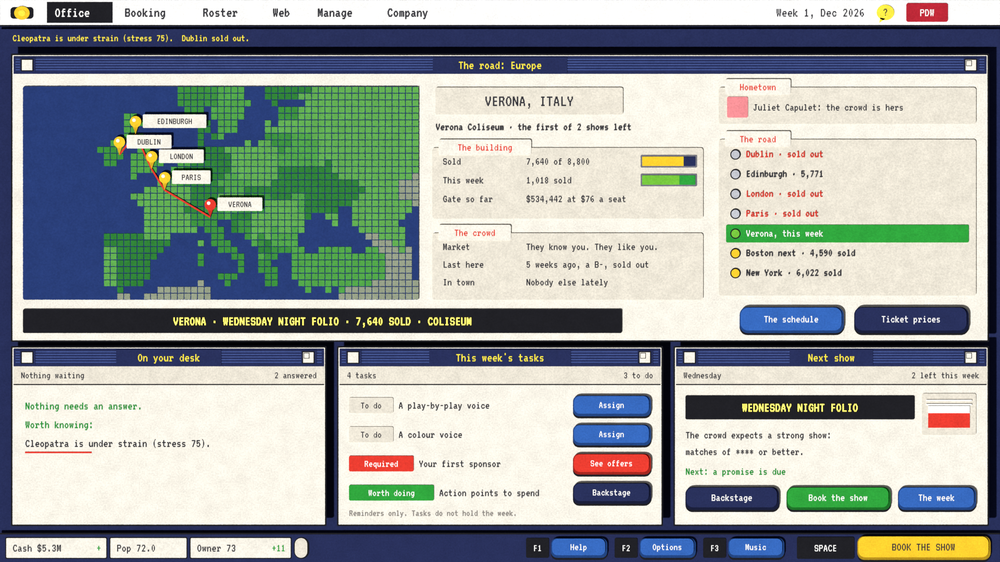
#> input picture docs/mockups/paper/desk.png, 1000 x 562 px, shrunk from 1920 x 1080 before the run, found by its file name
$ python crt.py docs/mockups/paper/desk.png '#' writes desk-crt.png beside it
#> lines starting #> are read from the running program, lines starting #| are printed output that depends on the picture
"""A CRT filter for a finished render: the picture as if seen on a tube of the early 90s. The glass is flat
(Ryan, 18 October: no curve); bend > 0 brings the curve and the rounded bezel back.

    python tools/creator/crt.py docs/mockups/paper/desk.png        # writes desk-crt.png beside it

What it does, in order: bends the picture onto curved glass, splits the colours a little toward the edges, adds
the glow bright things have on a tube, lays the scanlines and the phosphor stripes over it, darkens the corners,
adds a little noise, then rounds the corners of the glass and sets it in a dark bezel with a faint reflection.
Needs numpy and Pillow."""
import sys, os
import numpy as np
from PIL import Image, ImageFilter

def sample(img, xs, ys):
    """Bilinear lookup of img (h, w, c) at float coordinates."""
    h, w = img.shape[:2]
    xs = np.clip(xs, 0, w - 1.001); ys = np.clip(ys, 0, h - 1.001)
    x0 = xs.astype(int); y0 = ys.astype(int); fx = (xs - x0)[..., None]; fy = (ys - y0)[..., None]
    a = img[y0, x0]; b = img[y0, x0 + 1]; c = img[y0 + 1, x0]; d = img[y0 + 1, x0 + 1]
    return (a * (1 - fx) + b * fx) * (1 - fy) + (c * (1 - fx) + d * fx) * fy

def crt(src, dst, bend=0.0, fringe=1.6, glow=0.35, lines=0.2, mask=0.1, vignette=0.35, seed=1):
#> called with src = 'docs/mockups/paper/desk.png', dst = '#', bend = 0, fringe = 1.6, glow = 0.35, lines = 0.2, mask = 0.1, vignette = 0.35
    im = np.asarray(Image.open(src).convert('RGB')).astype(np.float32) / 255.0
    h, w = im.shape[:2]
#> h = 562; w = 1000
    yy, xx = np.mgrid[0:h, 0:w].astype(np.float32)
    nx = (xx / (w - 1)) * 2 - 1; ny = (yy / (h - 1)) * 2 - 1
    r2 = nx * nx * (w / h) ** 0 + ny * ny
    out = np.zeros_like(im)
    for ch, k in ((0, bend + 0.0006 * fringe), (1, bend), (2, bend - 0.0006 * fringe)):   # the glass bends red and blue a hair differently
        f = (1 + k * r2) / (1 + k)   # the middle of each edge stays at the edge; only the corners bow
        sx = ((nx * f) + 1) / 2 * (w - 1); sy = ((ny * f) + 1) / 2 * (h - 1)
        out[..., ch] = sample(im[..., ch:ch + 1], sx, sy)[..., 0]
#> this loop made 3 passes
#> pass 1, in sample, `xs = np.clip(xs, 0, w - 1.001)`:
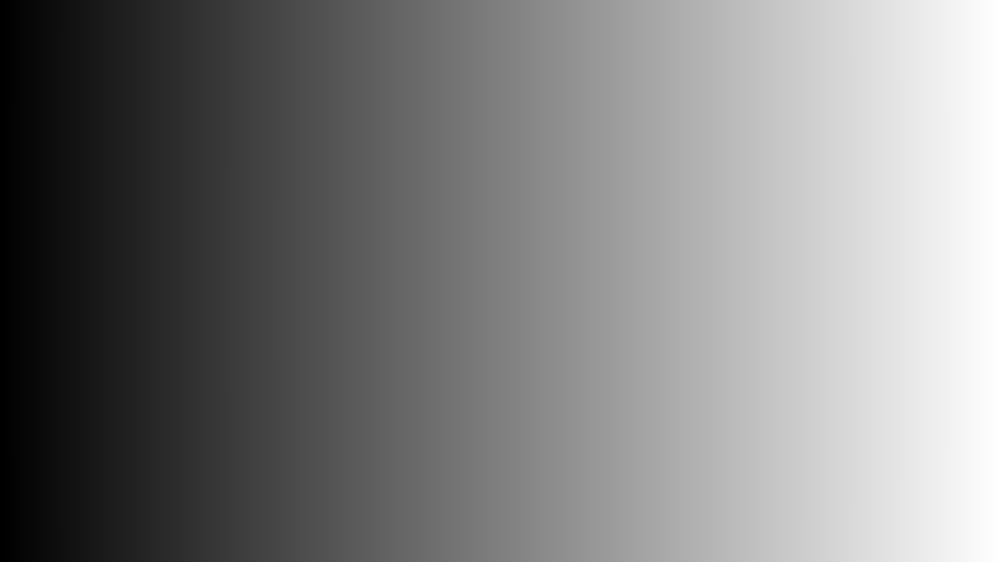
#> xs: shape (562, 1000) float32; min 0, max 999, mean 499.5; drawn with min black and max white
#> pass 1, in sample, `ys = np.clip(ys, 0, h - 1.001)`:
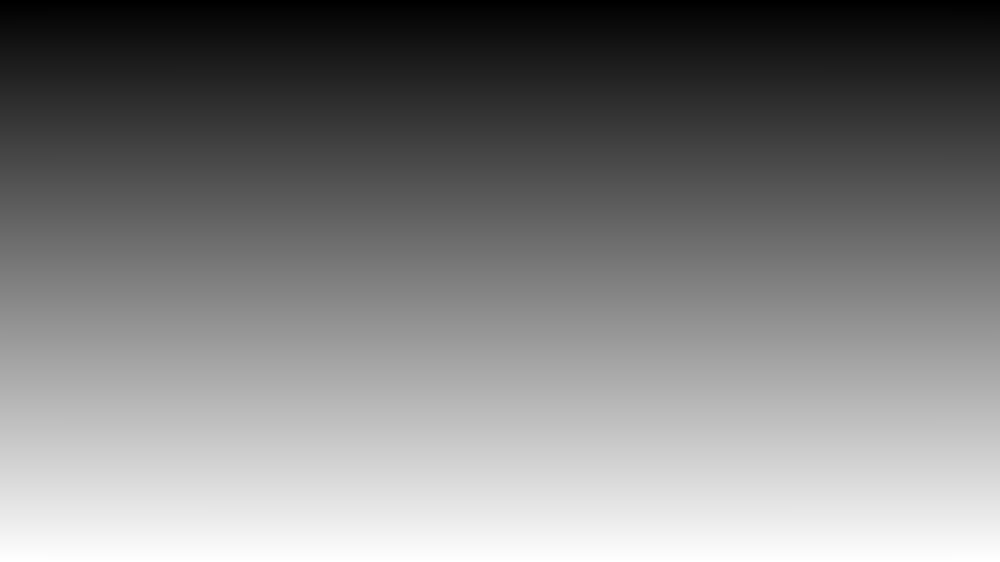
#> ys: shape (562, 1000) float32; min 0, max 561, mean 280.5; drawn with min black and max white
#> pass 1, in sample, `y0 = ys.astype(int)`:
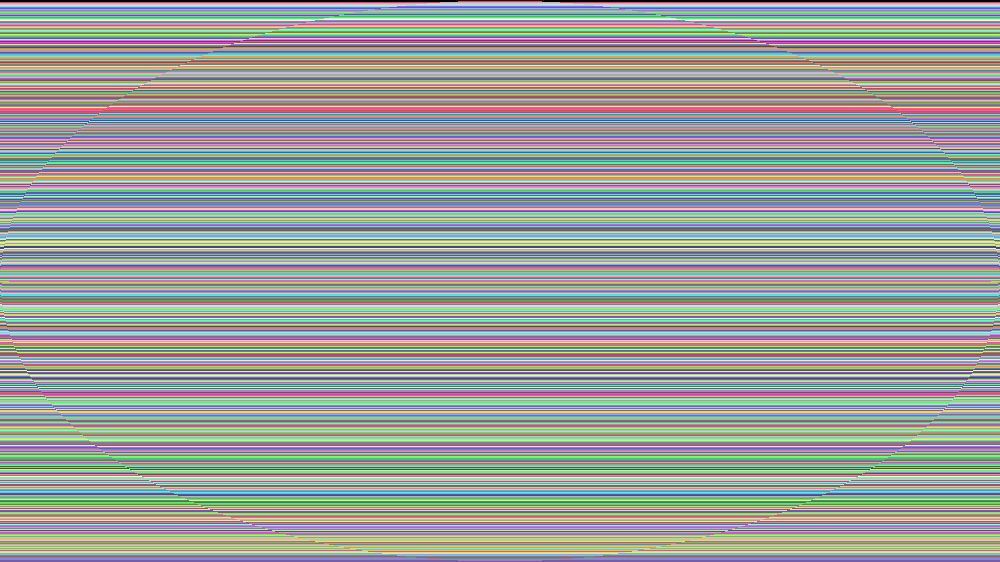
#> y0: shape (562, 1000) int64; 561 distinct labels, from 0 to 560; one colour per label, 0 black
    fb = (1 + bend * r2) / (1 + bend)
    edge = (np.abs(nx * fb) > 1) | (np.abs(ny * fb) > 1)
    # glow: what is bright bleeds a little light round itself
    pil = Image.fromarray((np.clip(out, 0, 1) * 255).astype(np.uint8))
    bright = np.asarray(pil.filter(ImageFilter.GaussianBlur(6))).astype(np.float32) / 255.0
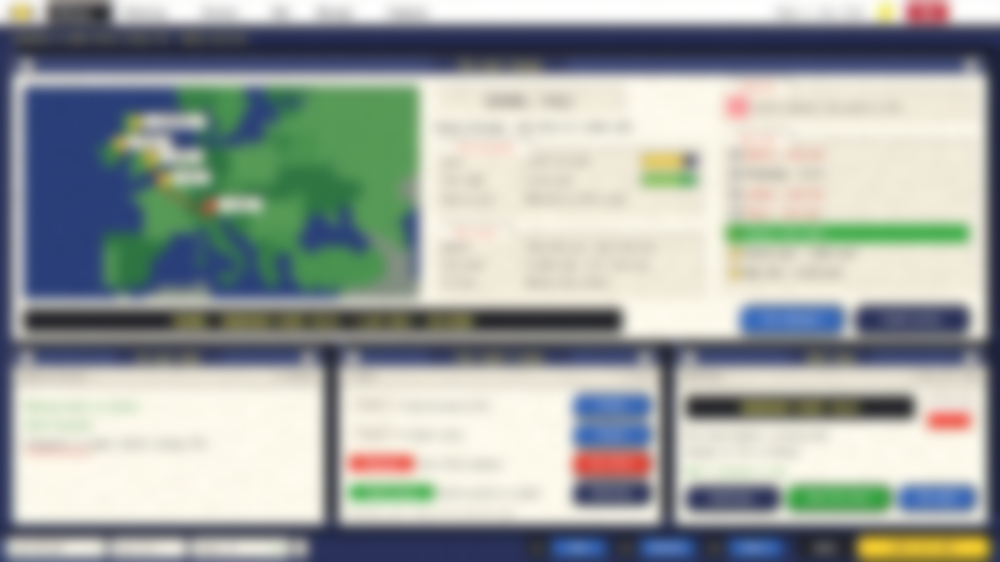
#> bright: shape (562, 1000, 3) float32; mean R, G, B 0.621, 0.645, 0.631
    wide = np.asarray(pil.filter(ImageFilter.GaussianBlur(22))).astype(np.float32) / 255.0
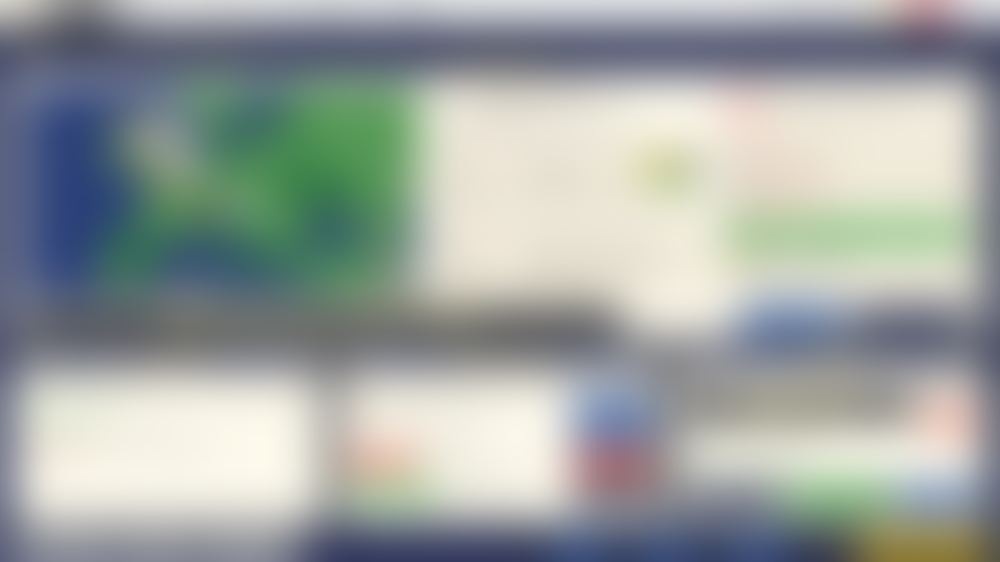
#> wide: shape (562, 1000, 3) float32; mean R, G, B 0.618, 0.643, 0.631
    out = out + glow * (np.clip(bright - 0.45, 0, 1) * 0.8 + np.clip(wide - 0.5, 0, 1) * 0.6)
    # scanlines: a soft dark line every third row; phosphor stripes: red, green, blue columns
    out *= (1 - lines * (0.5 + 0.5 * np.cos(yy * 2 * np.pi / 3.0)))[..., None]
    stripe = np.ones((h, w, 3), np.float32) * (1 - mask)
    for c in range(3): stripe[:, c::3, c] = 1.0
    out *= stripe * (1 + mask * 0.6)
    # the corners darken, and a little noise
    out *= (1 - vignette * np.clip(r2 / 2.0, 0, 1) ** 1.6)[..., None]
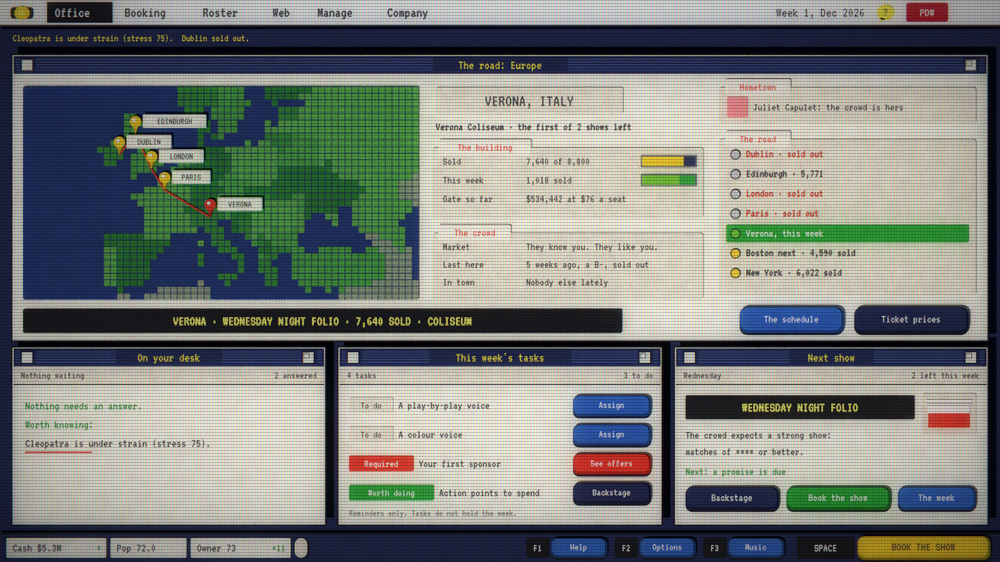
#> out: shape (562, 1000, 3) float32; mean R, G, B 0.602, 0.623, 0.601; drawn with min black and max white
    out += np.random.default_rng(seed).normal(0, 0.012, out.shape).astype(np.float32)
    # the glass: rounded corners, a dark bezel, a faint reflection across the top left
    cx = np.abs(nx * fb); cy = np.abs(ny * fb); rad = 0.06
    qx = np.clip(cx - (1 - rad), 0, None) / rad; qy = np.clip(cy - (1 - rad * w / h), 0, None) / (rad * w / h)
    inside = (((qx * qx + qy * qy) <= 1) & ~edge) if bend else np.ones_like(edge)
    refl = np.clip(1 - np.hypot(nx + 0.55, ny + 0.75) / 0.9, 0, 1) ** 2 * 0.07
    out = out + refl[..., None]
    bezel = np.array([0.05, 0.05, 0.055], np.float32) * (1 - 0.4 * np.clip(r2 / 2, 0, 1))[..., None]
    out = np.where(inside[..., None], out, bezel)
    Image.fromarray((np.clip(out, 0, 1) * 255).astype(np.uint8)).save(dst)
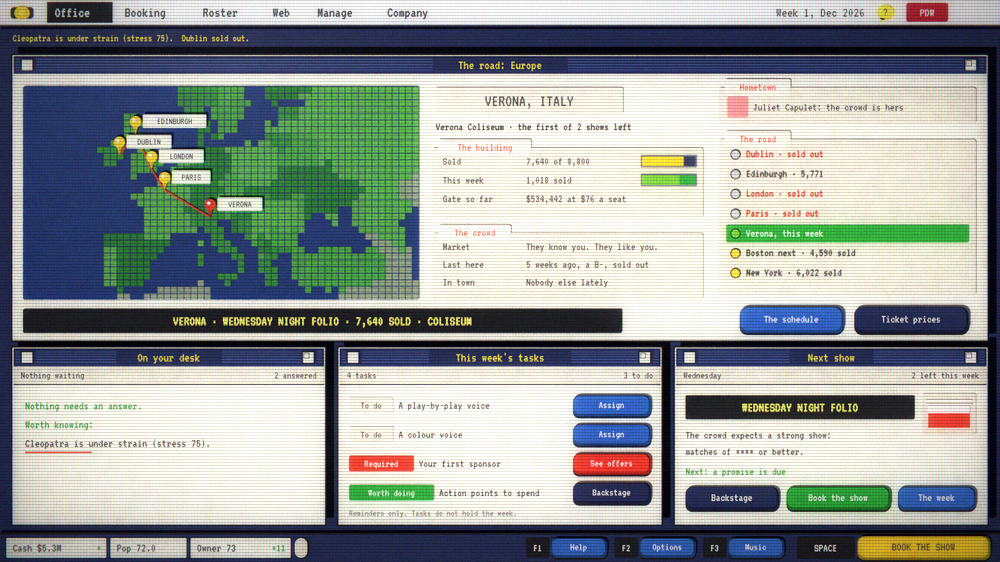
#> saved as #: PIL image 1000x562 RGB; mean R, G, B 150.3, 156.7, 153.1
    print('saved', dst)

if __name__ == '__main__':
    src = sys.argv[1]; base, ext = os.path.splitext(src)
    crt(src, sys.argv[2] if len(sys.argv) > 2 else base + '-crt' + ext)

$ run again, with docs/mockups/paper/body-parts.png copied over docs/mockups/paper/desk.png
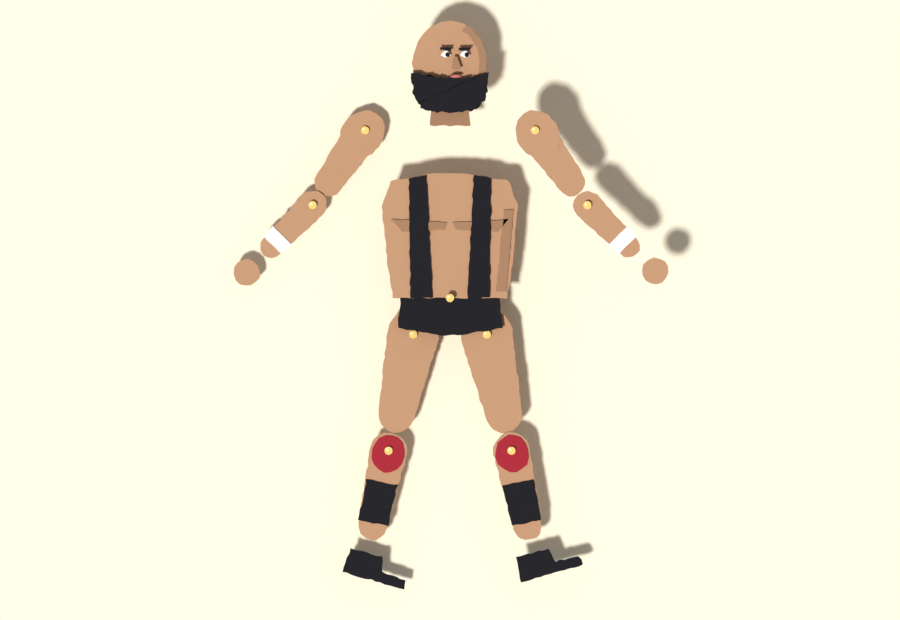
#> input picture docs/mockups/paper/body-parts.png, 900 x 620 px, found by its file name
#> the loop in crt, `for ch, k in ((0, bend + 0.0006 * fringe), (1, bend), (2, bend - 0.000..` made 3 passes
#> pass 1, in sample, `y0 = ys.astype(int)`:
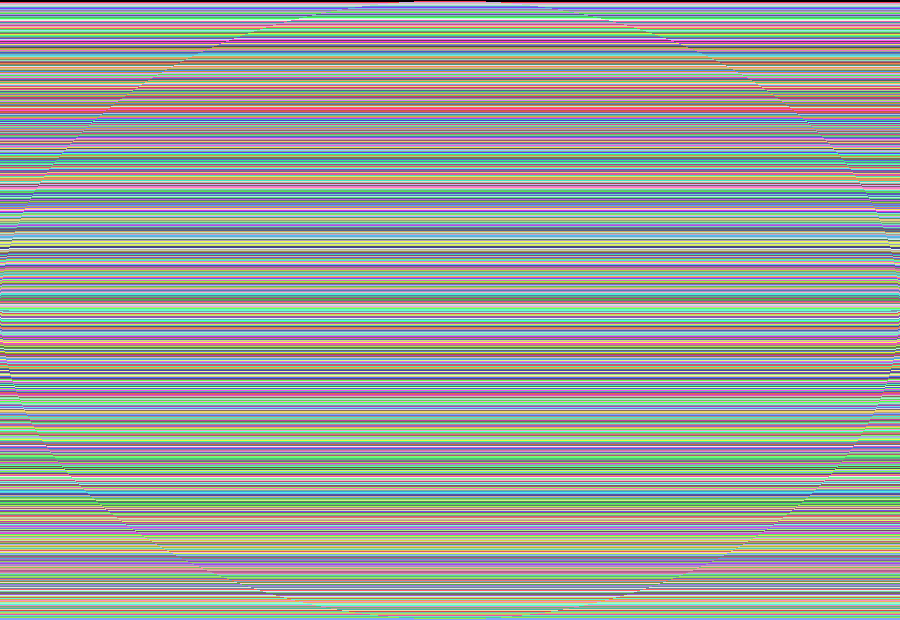
#> y0: shape (620, 900) int64; 619 distinct labels, from 0 to 618; one colour per label, 0 black
#> in crt, `Image.fromarray((np.clip(out, 0, 1) * 255).astype(np.uint8)).save(dst)`:
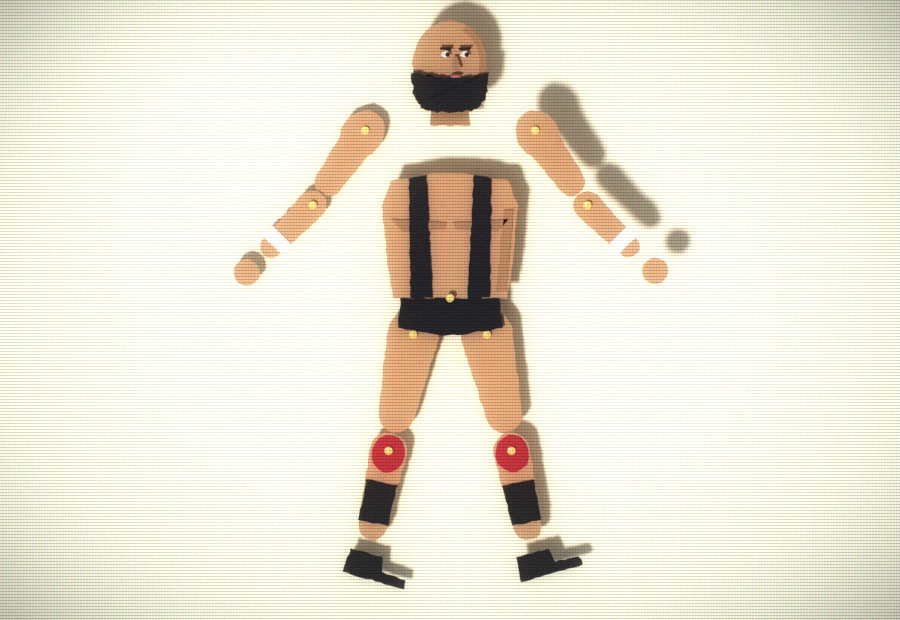
#> saved as #: PIL image 900x620 RGB; mean R, G, B 234.8, 230.1, 215.1
